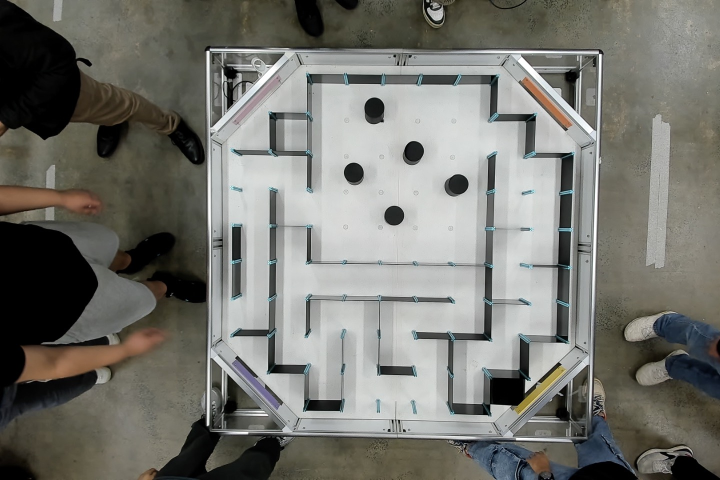
#> input picture week12 - 4.1.1/photos.jpeg, 1440 x 960 px (shown at 1/2 size)
$ jupyter execute 'MTRN3100_4.1.1_BFS_Path_Generation - FINAL.ipynb'
#> lines starting #> are read from the running program, lines starting #| are printed output that depends on the picture; after the words box and inside, x2 and y2 are one past the last pixel; in counts of white or black regions, pixels touching at a corner belong together
#> in show_maze_corner_calibration, image is the input picture: shape (960, 1440, 3); mean B, G, R 111.1, 117.1, 117.3
# MTRN3100 Task 4.1.1 - BFS Maze Path Generation

This notebook converts an overhead image of the **9 x 9** Micromouse maze into a graph, solves it with BFS, and produces the `l`, `f`, `r` string used by the Arduino movement code.

The demonstrator can see all three required stages:

1. the original image and calibrated maze area;
2. the rectified grid with detected open and blocked connections;
3. the BFS path and generated command string.

## 1. Imports and calibration

`MAZE_CORNERS` contains the four pixel coordinates of the 9 x 9 grid in the order **top-left, top-right, bottom-right, bottom-left**. Each point is written as **`(x, y)`**: `x` increases to the right and `y` increases downward from the image's top-left. The supplied values are calibrated for the current 1440 x 960 photograph. Calibrate these once before marking and keep the overhead camera fixed; they describe the camera geometry, not the maze solution.

| Array row | Corner controlled | First number | Second number |
|---|---|---|---|
| `0` | Top-left | x | y |
| `1` | Top-right | x | y |
| `2` | Bottom-right | x | y |
| `3` | Bottom-left | x | y |

Increasing `x` moves only that corner right; decreasing it moves the corner left. Increasing `y` moves it down; decreasing it moves it up. The calibration preview below shows both the selected quadrilateral and the resulting perspective-corrected grid.

`WALL_SCORE_THRESHOLD` separates an open boundary from a wall. Use the red crosses and green connections in the final visualisation to validate it before marking day.

[cell 1]
import argparse
from collections import deque

import cv2
import matplotlib.pyplot as plt
import numpy as np
from matplotlib.lines import Line2D


# ---------------- SYSTEM PARAMETERS ----------------

GRID_SIZE = 9
RECTIFIED_SIZE = 900

# Image coordinates are (x, y): x increases right and y increases down.
# Corner order: top-left, top-right, bottom-right, bottom-left.
# Recalibrate these once if the overhead camera moves.
MAZE_CORNERS = np.float32([
    [472, 157],    # top-left
    [1141, 158],   # top-right
    [1119, 823],   # bottom-right
    [471, 806],    # bottom-left
])

# Each wall is checked near the middle of its cell boundary. The detector looks
# for one dark line that stays roughly parallel to the expected boundary. This
# finds thin raised walls without joining unrelated shadows across a wide band.
BOUNDARY_END_MARGIN = 0.17
BOUNDARY_PADDING = 0.35
WALL_SEARCH_RADIUS = 0.15
WALL_LINE_RADIUS = 0.03
WALL_MAX_SLOPE = 0.25
WALL_SLOPE_STEPS = 21
WALL_SCORE_THRESHOLD = 0.90
WALL_UNCERTAIN_MARGIN = 0.05
WALL_PROFILE_GAP_SIZE = 7
WALL_MASK_THRESHOLD_SCALE = 1.43

## 2. Graph representation

[cell 2]
# ---------------- GRAPH CLASS ----------------

class Node:
    def __init__(self, node_id, row, column, x, y):
        self.id = node_id
        self.row = row
        self.column = column
        self.x = x
        self.y = y

    def get_point(self):
        return (self.x, self.y)

    def get_cell(self):
        return (self.row, self.column)


class Graph:
    def __init__(self):
        self.nodes = {}
        self.edges = {}

    def add_node(self, node_id, row, column, x, y):
        if node_id in self.nodes:
            print("Error: Node has already been added to the graph")
            return

        self.nodes[node_id] = Node(node_id, row, column, x, y)
        self.edges[node_id] = {}

    def add_edge(self, node_id1, node_id2, weight=1):
        if node_id1 not in self.nodes or node_id2 not in self.nodes:
            print("Error: One or both nodes do not exist in the graph")
            return

        self.edges[node_id1][node_id2] = weight
        self.edges[node_id2][node_id1] = weight

## 3. Convert the photograph into a 9 x 9 graph

The image is perspective-corrected to 900 x 900 pixels, so each maze cell is exactly 100 x 100 pixels. For every neighbouring pair of cells, the code examines only the middle of their shared boundary. This avoids counting the blue wall clips and black intersection markers.

The detector searches for a **continuous dark line that remains roughly parallel to the expected cell boundary**. This detects a thin raised wall even when parallax shifts it a few pixels away from the cyan grid line. A floor seam, shadow, wall clip, cylinder or diagonal outer frame does not remain on one candidate line for the full cell length, so it is rejected. Orange circles in the final plot identify scores close to the decision threshold and therefore worth checking.

[cell 3]
# ---------------- IMAGE PROCESSING ----------------

def rectify_maze(image, maze_corners, output_size=RECTIFIED_SIZE):
    destination = np.float32([
        [0, 0],
        [output_size - 1, 0],
        [output_size - 1, output_size - 1],
        [0, output_size - 1],
    ])

    transform = cv2.getPerspectiveTransform(maze_corners, destination)
    rectified = cv2.warpPerspective(image, transform, (output_size, output_size))

    return rectified


def create_wall_mask(rectified_image):
    gray = cv2.cvtColor(rectified_image, cv2.COLOR_BGR2GRAY)
    gray = cv2.GaussianBlur(gray, (3, 3), 0)

    otsu_threshold, _ = cv2.threshold(
    gray,
    0,
    255,
    cv2.THRESH_BINARY + cv2.THRESH_OTSU,
    )

    dark_threshold = min(
        255,
        int(round(otsu_threshold * WALL_MASK_THRESHOLD_SCALE)),
    )

    _, wall_mask = cv2.threshold(
        gray,
        dark_threshold,
        255,
        cv2.THRESH_BINARY_INV,
    )

    return wall_mask


def boundary_wall_score(wall_mask, row1, column1, row2, column2):
    cell_size = wall_mask.shape[0] // GRID_SIZE
    end_margin = int(round(cell_size * BOUNDARY_END_MARGIN))
    padding = int(round(cell_size * BOUNDARY_PADDING))
    search_radius = int(round(cell_size * WALL_SEARCH_RADIUS))
    line_radius = max(1, int(round(cell_size * WALL_LINE_RADIUS)))

    if row1 == row2:
        # Left/right neighbours share a vertical boundary.
        boundary_x = max(column1, column2) * cell_size
        start_y = row1 * cell_size + end_margin
        end_y = (row1 + 1) * cell_size - end_margin
        region = wall_mask[
            start_y:end_y,
            boundary_x - padding:boundary_x + padding + 1,
        ]
    else:
        # Up/down neighbours share a horizontal boundary.
        boundary_y = max(row1, row2) * cell_size
        start_x = column1 * cell_size + end_margin
        end_x = (column1 + 1) * cell_size - end_margin
        region = wall_mask[
            boundary_y - padding:boundary_y + padding + 1,
            start_x:end_x,
        ].T

    if region.size == 0:
        return 1.0

    # region is always arranged as (distance along boundary, distance across
    # boundary). Search several nearly parallel lines near the expected grid
    # edge. A real wall gives high coverage on one line; a diagonal frame,
    # shadow, cylinder or wall clip does not stay on that line for the full
    # cell length.
    dark_region = region > 0
    length, width = dark_region.shape
    along_positions = np.arange(length, dtype=np.float32)[:, None]
    first_offset = max(line_radius, padding - search_radius)
    last_offset = min(width - line_radius, padding + search_radius + 1)
    candidate_offsets = np.arange(
        first_offset,
        last_offset,
        dtype=np.float32,
    )[None, :]

    if candidate_offsets.size == 0:
        return 1.0

    row_indices = np.arange(length)[:, None]
    best_score = 0.0
    gap_kernel = np.ones((WALL_PROFILE_GAP_SIZE, 1), np.uint8)

    for slope in np.linspace(-WALL_MAX_SLOPE, WALL_MAX_SLOPE, WALL_SLOPE_STEPS):
        line_positions = np.rint(
            candidate_offsets
            + slope * (along_positions - (length - 1) / 2)
        ).astype(np.int32)
        valid = (
            (line_positions >= line_radius)
            & (line_positions < width - line_radius)
        )
        wall_profiles = np.zeros(line_positions.shape, dtype=np.uint8)

        for offset in range(-line_radius, line_radius + 1):
            sample_positions = np.clip(line_positions + offset, 0, width - 1)
            wall_profiles |= (
                dark_region[row_indices, sample_positions] & valid
            ).astype(np.uint8)

        # Fill only short gaps along each candidate line. This handles glare
        # and compression but cannot combine separate objects across the band.
        wall_profiles = cv2.morphologyEx(
            wall_profiles,
            cv2.MORPH_CLOSE,
            gap_kernel,
        )
        slope_score = float(np.max(np.mean(wall_profiles > 0, axis=0)))
        best_score = max(best_score, slope_score)

    return best_score


def generate_maze_graph(wall_mask):
    graph = Graph()
    boundary_scores = {}
    cell_size = wall_mask.shape[0] // GRID_SIZE

    for row in range(GRID_SIZE):
        for column in range(GRID_SIZE):
            node_id = row * GRID_SIZE + column
            x = column * cell_size + cell_size // 2
            y = row * cell_size + cell_size // 2
            graph.add_node(node_id, row, column, x, y)

    for row in range(GRID_SIZE):
        for column in range(GRID_SIZE):
            node_id = row * GRID_SIZE + column

            if column < GRID_SIZE - 1:
                right_id = row * GRID_SIZE + column + 1
                score = boundary_wall_score(
                    wall_mask,
                    row,
                    column,
                    row,
                    column + 1,
                )
                boundary_scores[(node_id, right_id)] = score

                if score < WALL_SCORE_THRESHOLD:
                    graph.add_edge(node_id, right_id)

            if row < GRID_SIZE - 1:
                below_id = (row + 1) * GRID_SIZE + column
                score = boundary_wall_score(
                    wall_mask,
                    row,
                    column,
                    row + 1,
                    column,
                )
                boundary_scores[(node_id, below_id)] = score

                if score < WALL_SCORE_THRESHOLD:
                    graph.add_edge(node_id, below_id)

    return graph, boundary_scores

## 4. BFS and command generation

BFS uses a `parent` list to reconstruct the shortest cell path. The second function compares consecutive cells with the robot's current heading and inserts the required `l` or `r` before each `f`. A 180-degree reversal becomes `rrf`.

[cell 4]
# ---------------- BFS AND COMMAND GENERATION ----------------

def bfs(graph, start_node_id, end_node_id):
    visited = [False] * len(graph.nodes)
    parent = [None] * len(graph.nodes)
    queue = deque([start_node_id])
    visited[start_node_id] = True

    while queue:
        current = queue.popleft()

        if current == end_node_id:
            path = []

            while current is not None:
                path.append(current)
                current = parent[current]

            return path[::-1]

        for neighbour in graph.edges[current]:
            if not visited[neighbour]:
                visited[neighbour] = True
                parent[neighbour] = current
                queue.append(neighbour)

    return []


def path_to_commands(graph, path, start_direction):
    directions = ["N", "E", "S", "W"]
    movement_direction = {
        (-1, 0): "N",
        (0, 1): "E",
        (1, 0): "S",
        (0, -1): "W",
    }

    current_direction = start_direction.upper()
    commands = []

    for i in range(len(path) - 1):
        current_cell = graph.nodes[path[i]].get_cell()
        next_cell = graph.nodes[path[i + 1]].get_cell()
        row_change = next_cell[0] - current_cell[0]
        column_change = next_cell[1] - current_cell[1]
        required_direction = movement_direction[(row_change, column_change)]

        current_index = directions.index(current_direction)
        required_index = directions.index(required_direction)
        turn = (required_index - current_index) % 4

        if turn == 1:
            commands.append("r")
        elif turn == 2:
            commands.extend(["r", "r"])
        elif turn == 3:
            commands.append("l")

        commands.append("f")
        current_direction = required_direction

    return "".join(commands)

## 5. Visual verification

`show_maze_corner_calibration()` labels all four input corners and shows the resulting rectified grid beside them. Edit `MAZE_CORNERS`, rerun the parameter cell, and rerun the final cell until the cyan grid lines align with the physical maze cells.

[cell 5]
# ---------------- VISUALISATION ----------------

def draw_maze_corners(image, maze_corners):
    result = image.copy()
    corners = maze_corners.astype(np.int32)
    corner_names = ["TOP-LEFT", "TOP-RIGHT", "BOTTOM-RIGHT", "BOTTOM-LEFT"]
    corner_colours = [
        (0, 255, 255),
        (255, 0, 255),
        (255, 255, 0),
        (0, 165, 255),
    ]
    label_offsets = [
        (18, -18),
        (-330, -18),
        (-370, 42),
        (18, 42),
    ]

    cv2.polylines(result, [corners], True, (0, 255, 255), 5)
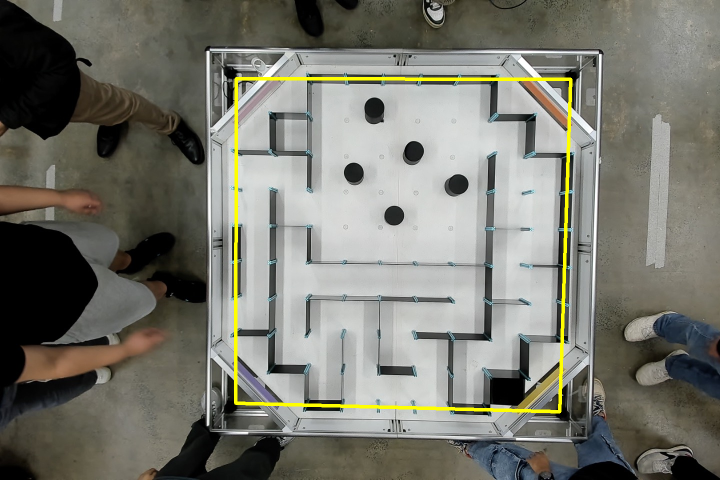
#> result: shape (960, 1440, 3) (shown at 1/2 size); 1.33% of pixels changed, all inside (x1, y1, x2, y2) = (468, 154, 1145, 827)

    for i, (x, y) in enumerate(corners):
        colour = corner_colours[i]
        label_x = x + label_offsets[i][0]
        label_y = y + label_offsets[i][1]
        label = f"{i}: {corner_names[i]} ({x}, {y})"

        cv2.circle(result, (x, y), 14, colour, -1)
        cv2.circle(result, (x, y), 18, (0, 0, 0), 3)
        cv2.putText(
            result,
            label,
            (label_x, label_y),
            cv2.FONT_HERSHEY_SIMPLEX,
            0.8,
            (0, 0, 0),
            5,
        )
        cv2.putText(
            result,
            label,
            (label_x, label_y),
            cv2.FONT_HERSHEY_SIMPLEX,
            0.8,
            colour,
            2,
        )
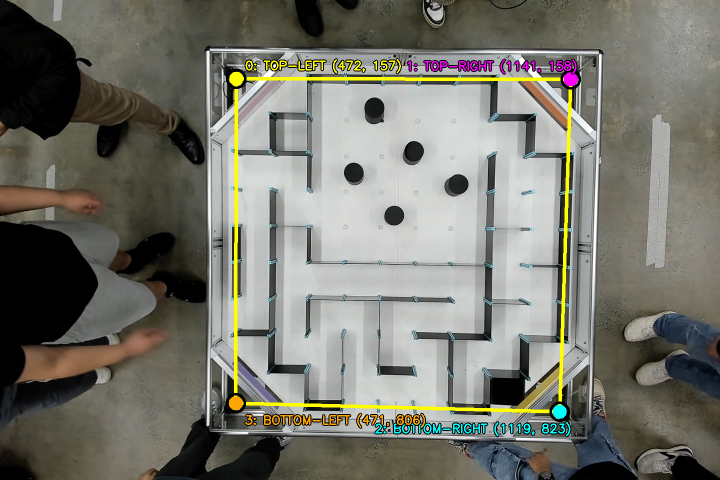
#> result: shape (960, 1440, 3) (shown at 1/2 size); 1.77% of pixels changed, all inside (x1, y1, x2, y2) = (451, 116, 1162, 875)

    # Coordinate guide: image coordinates start at the top-left.
    axis_origin = (55, 55)
    cv2.arrowedLine(result, axis_origin, (280, 55), (0, 0, 255), 5, tipLength=0.08)
    cv2.arrowedLine(result, axis_origin, (55, 280), (255, 0, 0), 5, tipLength=0.08)
    cv2.putText(result, "+x", (290, 65), cv2.FONT_HERSHEY_SIMPLEX, 1.0, (0, 0, 255), 3)
#> result: shape (960, 1440, 3); mean B, G, R 108.3, 117.5, 118.2
    cv2.putText(result, "+y", (65, 300), cv2.FONT_HERSHEY_SIMPLEX, 1.0, (255, 0, 0), 3)
#> result: shape (960, 1440, 3); mean B, G, R 108.4, 117.4, 118.2
    cv2.putText(
        result,
        "(0, 0) is the image's top-left",
        (20, 35),
        cv2.FONT_HERSHEY_SIMPLEX,
        0.75,
        (0, 0, 0),
        4,
    )
    cv2.putText(
        result,
        "(0, 0) is the image's top-left",
        (20, 35),
        cv2.FONT_HERSHEY_SIMPLEX,
        0.75,
        (255, 255, 255),
        2,
    )
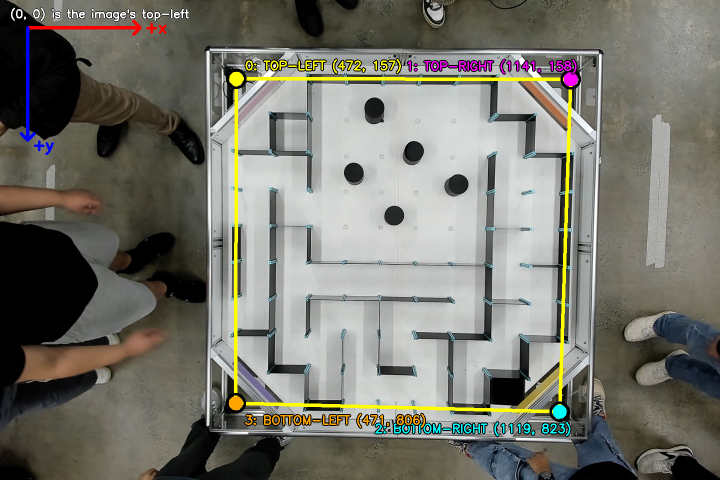
#> result: shape (960, 1440, 3) (shown at 1/2 size); mean B, G, R 108.5, 117.6, 118.3

    return result


def show_maze_corner_calibration(image_file, maze_corners=None):
    if maze_corners is None:
        maze_corners = MAZE_CORNERS

    image = cv2.imread(image_file)

    if image is None:
        raise FileNotFoundError(f"Could not open image: {image_file}")

    corner_names = ["top-left", "top-right", "bottom-right", "bottom-left"]
    corner_image = draw_maze_corners(image, maze_corners)
    rectified_preview = rectify_maze(image, maze_corners)
#> in rectify_maze, `transform = cv2.getPerspectiveTransform(maze_corners, destination)`: transform = [[1.39, 0.00215, -657.8], [-0.00203, 1.36, -212.1], [3.86e-05, -4.76e-05, 1]]
#> in rectify_maze, `rectified = cv2.warpPerspective(image, transform, (output_size, output..`:
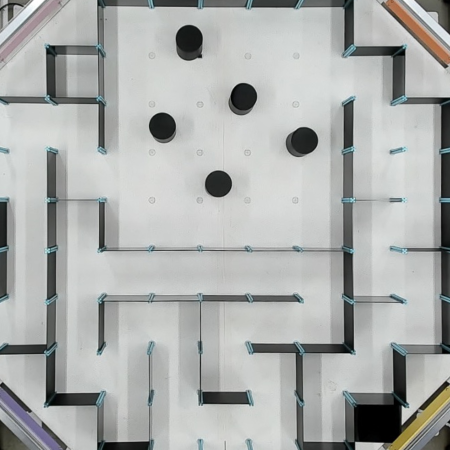
#> rectified: shape (900, 900, 3) (shown at 1/2 size); mean B, G, R 172.5, 174.1, 171.8
    cell_size = rectified_preview.shape[0] // GRID_SIZE

    for i in range(GRID_SIZE + 1):
        location = min(i * cell_size, rectified_preview.shape[0] - 1)
        cv2.line(
            rectified_preview,
            (location, 0),
            (location, rectified_preview.shape[0] - 1),
            (200, 200, 0),
            2,
        )
        cv2.line(
            rectified_preview,
            (0, location),
            (rectified_preview.shape[1] - 1, location),
            (200, 200, 0),
            2,
        )
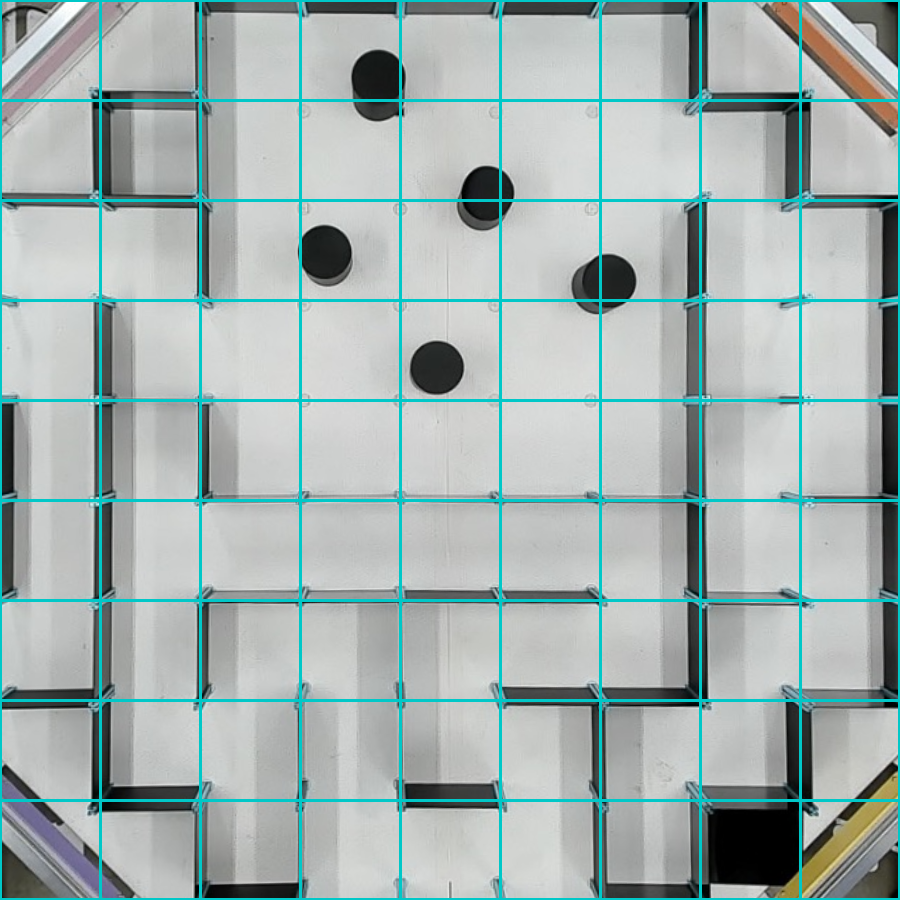
#> rectified_preview: shape (900, 900, 3); 6.13% of pixels changed, all inside (x1, y1, x2, y2) = (0, 0, 900, 900)

    print("MAZE_CORNERS uses original-image pixel coordinates in (x, y) order:")
    for i, (x, y) in enumerate(maze_corners.astype(int)):
        print(f"  {i}: {corner_names[i]:<12} = ({x}, {y})")
    print("Increase x -> move that corner right; decrease x -> move it left.")
    print("Increase y -> move that corner down;  decrease y -> move it up.")

    figure, axes = plt.subplots(1, 2, figsize=(18, 8))
    axes[0].imshow(cv2.cvtColor(corner_image, cv2.COLOR_BGR2RGB))
    axes[0].set_title("Edit these four (x, y) points on the original image")
    axes[1].imshow(cv2.cvtColor(rectified_preview, cv2.COLOR_BGR2RGB))
    axes[1].set_title("Resulting warp: grid lines should align with maze cells")

    for axis in axes:
        axis.axis("off")
#> (the rest of the program and of its run is left out)
